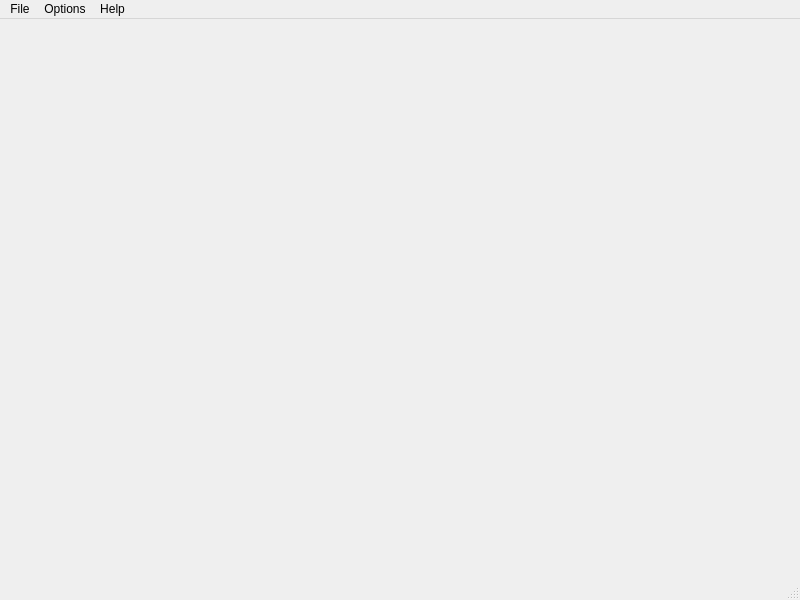
<?xml version="1.0" encoding="UTF-8"?>
<ui version="4.0">
 <class>MainWindow</class>
 <widget class="QMainWindow" name="MainWindow">
  <property name="geometry">
   <rect>
    <x>0</x>
    <y>0</y>
    <width>800</width>
    <height>600</height>
   </rect>
  </property>
  <property name="windowTitle">
   <string>MainWindow</string>
  </property>
  <widget class="QWidget" name="centralwidget"/>
  <widget class="QMenuBar" name="menubar">
   <property name="geometry">
    <rect>
     <x>0</x>
     <y>0</y>
     <width>800</width>
     <height>21</height>
    </rect>
   </property>
   <widget class="QMenu" name="menuFile">
    <property name="title">
     <string>File</string>
    </property>
    <addaction name="actionOpen"/>
    <addaction name="actionSave_as"/>
    <addaction name="actionExit"/>
   </widget>
   <widget class="QMenu" name="menuHelp">
    <property name="title">
     <string>Help</string>
    </property>
    <addaction name="actionAbout"/>
   </widget>
   <widget class="QMenu" name="menuOptions">
    <property name="title">
     <string>Options</string>
    </property>
   </widget>
   <addaction name="menuFile"/>
   <addaction name="menuOptions"/>
   <addaction name="menuHelp"/>
  </widget>
  <widget class="QStatusBar" name="statusbar"/>
  <action name="actionOpen">
   <property name="text">
    <string>Open</string>
   </property>
  </action>
  <action name="actionSave">
   <property name="text">
    <string>Save</string>
   </property>
  </action>
  <action name="actionSave_as">
   <property name="text">
    <string>Save as</string>
   </property>
  </action>
  <action name="actionExit">
   <property name="text">
    <string>Exit</string>
   </property>
  </action>
  <action name="actionAbout">
   <property name="text">
    <string>About</string>
   </property>
  </action>
 </widget>
 <resources/>
 <connections/>
</ui>
